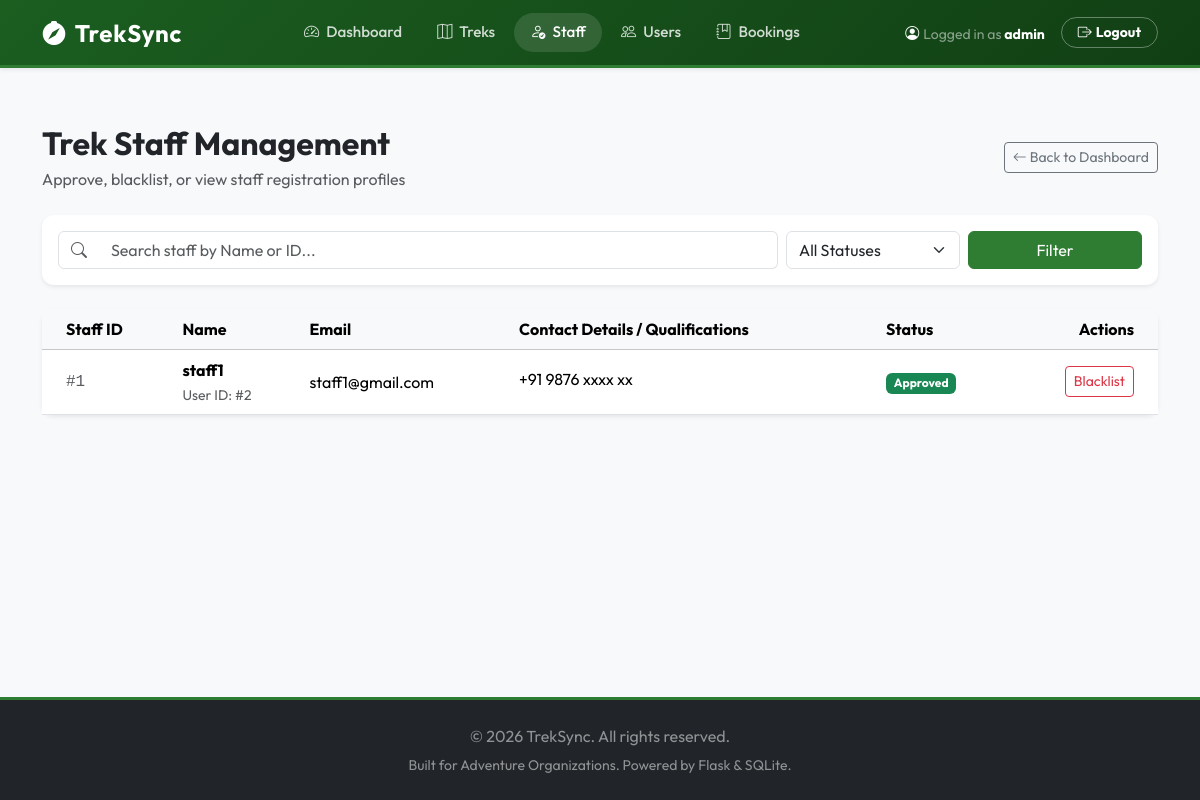
The app's page /admin/staff (signed in) with its own data.
### models.py (models this page shows, shortened)
class User(db.Model, UserMixin):
    __tablename__ = 'user'
    id = db.Column(db.Integer, primary_key=True)
    username = db.Column(db.String(80), unique=True, nullable=False)
    email = db.Column(db.String(120), unique=True, nullable=False)
    password_hash = db.Column(db.String(255), nullable=False)
    role = db.Column(db.String(20), nullable=False)  # 'admin', 'staff', 'trekker'
    is_active = db.Column(db.Boolean, default=True)  # Admin can deactivate
    is_blacklisted = db.Column(db.Boolean, default=False)  # Admin can blacklist
    profile = db.relationship('StaffProfile', back_populates='user', uselist=False, cascade="all, delete-orphan")
    bookings = db.relationship('Booking', back_populates='user', cascade="all, delete-orphan")
    assigned_treks = db.relationship('Trek', back_populates='staff', foreign_keys='Trek.staff_id')

class StaffProfile(db.Model):
    __tablename__ = 'staff_profile'
    id = db.Column(db.Integer, primary_key=True)
    user_id = db.Column(db.Integer, db.ForeignKey('user.id'), nullable=False, unique=True)
    contact_details = db.Column(db.String(200), nullable=True)
    status = db.Column(db.String(20), default='pending')  # 'pending', 'approved', 'blacklisted'
    user = db.relationship('User', back_populates='profile')

### app.py (the view)
@app.route('/admin/staff')
@login_required
@admin_required
def admin_staff():
    search_query = request.args.get('q', '').strip()
    filter_status = request.args.get('status', '').strip()
    query = StaffProfile.query.join(User)
    if search_query:
        if search_query.isdigit():
            query = query.filter((User.username.like(f"%{search_query}%")) | (StaffProfile.id == int(search_query)))
        else:
            query = query.filter(User.username.like(f"%{search_query}%"))
    if filter_status:
        query = query.filter(StaffProfile.status == filter_status)
    staff_profiles = query.all()
    return render_template('admin/staff.html', staff_profiles=staff_profiles, search_query=search_query, filter_status=filter_status)

### app.py (called while the page is built)
@login_manager.user_loader
def load_user(user_id):
    return User.query.get(int(user_id))

def admin_required(f):
    @wraps(f)
    def decorated_function(*args, **kwargs):
        if not current_user.is_authenticated or current_user.role != 'admin':
            flash('Access denied. Admin role required.', 'error')
            return redirect(url_for('home'))
        return f(*args, **kwargs)
    return decorated_function

### templates/admin/staff.html (shortened to what this page needs)
{% extends "base.html" %}
{% block content %}
<div class="container">
    <div class="d-flex flex-column flex-md-row justify-content-between align-items-md-center gap-3 mb-4">
        <div>
            <h1 class="h2 fw-bold mb-1">Trek Staff Management</h1>
            <p class="text-muted mb-0">Approve, blacklist, or view staff registration profiles</p>
        </div>
        <a href="{{ url_for('admin_dashboard') }}" class="btn btn-outline-secondary btn-sm align-self-start align-self-md-center">
            <i class="bi bi-arrow-left"></i> Back to Dashboard
        </a>
    </div>
    <div class="card border-0 shadow-sm mb-4">
        <div class="card-body p-3">
            <form action="{{ url_for('admin_staff') }}" method="GET" class="row g-2 align-items-center">
                <div class="col-md-8">
                    <div class="input-group">
                        <span class="input-group-text bg-white"><i class="bi bi-search text-muted"></i></span>
                        <input type="text" name="q" class="form-control border-start-0" placeholder="Search staff by Name or ID..." value="{{ search_query }}">
                    </div>
                </div>
                <div class="col-md-2">
                    <select name="status" class="form-select">
                        <option value="">All Statuses</option>
                    </select>
                </div>
                <div class="col-md-2">
                    <button type="submit" class="btn btn-success w-100">Filter</button>
                </div>
            </form>
        </div>
    </div>
    <div class="card border-0 shadow-sm">
        <div class="card-body p-0">
            {% if staff_profiles %}
                <div class="table-responsive">
                    <table class="table table-hover align-middle mb-0">
                        <thead class="table-light">
                            <tr>
                                <th class="ps-4">Staff ID</th>
                                <th>Name</th>
                                <th>Email</th>
                                <th>Contact Details / Qualifications</th>
                                <th>Status</th>
                                <th class="text-end pe-4">Actions</th>
                            </tr>
                        </thead>
                        <tbody>
                            {% for profile in staff_profiles %}
                                <tr>
                                    <td class="ps-4 font-monospace text-muted">#{{ profile.id }}</td>
                                    <td>
                                        <div class="fw-bold">{{ profile.user.username }}</div>
                                        <small class="text-muted">User ID: #{{ profile.user.id }}</small>
                                    </td>
                                    <td>{{ profile.user.email }}</td>
                                    <td>
                                        <span class="d-inline-block text-truncate" style="max-width: 250px;" title="{{ profile.contact_details }}">
                                            {{ profile.contact_details or 'N/A' }}
                                        </span>
                                    </td>
                                    <td>
                                        <span class="badge text-capitalize
                                            {% if profile.status == 'approved' %}bg-success
                                            {% elif profile.status == 'pending' %}bg-warning text-dark
                                            {% else %}bg-danger{% endif %}">
                                            {{ profile.status }}
                                        </span>
                                    </td>
                                    <td class="text-end pe-4">
                                        <div class="d-flex justify-content-end gap-1">
                                            {% if profile.status != 'blacklisted' %}
                                                <form action="{{ url_for('admin_blacklist_staff', profile_id=profile.id) }}" method="POST" onsubmit="return confirm('Are you sure you want to blacklist this staff member? This will restrict their access.');">
                                                    <button type="submit" class="btn btn-sm btn-outline-danger">Blacklist</button>
                                                </form>
                                            {% else %}
                                                <form action="{{ url_for('admin_approve_staff', profile_id=profile.id) }}" method="POST">
                                                    <button type="submit" class="btn btn-sm btn-outline-success">Unblacklist</button>
                                                </form>
                                            {% endif %}
                                        </div>
                                    </td>
                                </tr>
                            {% endfor %}
                        </tbody>
                    </table>
                </div>
            {% else %}
                <div class="p-5 text-center text-muted">
                    <i class="bi bi-people fs-1 mb-2 d-block"></i>
                    No staff profiles found matching the criteria.
                </div>
            {% endif %}
        </div>
    </div>
</div>
{% endblock %}

### templates/base.html (shortened to what this page needs)
<!DOCTYPE html>
<html lang="en">
<head>
    <link href="https://cdn.jsdelivr.net/npm/bootstrap@5.3.2/dist/css/bootstrap.min.css" rel="stylesheet">
    <link href="https://cdn.jsdelivr.net/npm/bootstrap-icons@1.11.1/font/bootstrap-icons.css" rel="stylesheet">
    <link rel="stylesheet" href="{{ url_for('static', filename='css/style.css') }}">
</head>
<body class="bg-light">
    <nav class="navbar navbar-expand-lg navbar-dark navbar-custom shadow-sm">
        <div class="container">
            <a class="navbar-brand d-flex align-items-center" href="{{ url_for('home') }}">
                <i class="bi bi-compass-fill me-2 fs-4 text-white"></i>
                <span class="fw-bold tracking-wide">TrekSync</span>
            </a>
            <div class="collapse navbar-collapse" id="navbarNav">
                <ul class="navbar-nav mx-auto align-items-center">
                    {% if current_user.is_authenticated %}
                        {% if current_user.role == 'admin' %}
                            <li class="nav-item">
                                <a class="nav-link {% if request.path == url_for('admin_dashboard') %}active{% endif %}" href="{{ url_for('admin_dashboard') }}">
                                    <i class="bi bi-speedometer2"></i> Dashboard
                                </a>
                            </li>
                            <li class="nav-item">
                                <a class="nav-link {% if request.path == url_for('admin_treks') %}active{% endif %}" href="{{ url_for('admin_treks') }}">
                                    <i class="bi bi-map"></i> Treks
                                </a>
                            </li>
                            <li class="nav-item">
                                <a class="nav-link {% if request.path == url_for('admin_staff') %}active{% endif %}" href="{{ url_for('admin_staff') }}">
                                    <i class="bi bi-person-check"></i> Staff
                                </a>
                            </li>
                            <li class="nav-item">
                                <a class="nav-link {% if request.path == url_for('admin_users') %}active{% endif %}" href="{{ url_for('admin_users') }}">
                                    <i class="bi bi-people"></i> Users
                                </a>
                            </li>
                            <li class="nav-item">
                                <a class="nav-link {% if request.path == url_for('admin_bookings') %}active{% endif %}" href="{{ url_for('admin_bookings') }}">
                                    <i class="bi bi-journal-bookmark"></i> Bookings
                                </a>
                            </li>
                        {% endif %}
                    {% else %}
                        <li class="nav-item">
                            <a class="nav-link {% if request.path == url_for('home') %}active{% endif %}" href="{{ url_for('home') }}">Home</a>
                        </li>
                    {% endif %}
                </ul>
                <ul class="navbar-nav align-items-center">
                    {% if current_user.is_authenticated %}
                        <li class="nav-item me-3 d-none d-lg-block">
                            <span class="text-white-50 small">
                                <i class="bi bi-person-circle text-white me-1"></i>Logged in as <strong class="text-white">{{ current_user.username }}</strong>
                            </span>
                        </li>
                        <li class="nav-item">
                            <a class="btn btn-logout btn-sm px-3 rounded-pill fw-bold" href="{{ url_for('logout') }}">
                                <i class="bi bi-box-arrow-right me-1"></i>Logout
                            </a>
                        </li>
                    {% endif %}
                </ul>
            </div>
        </div>
    </nav>
    <main class="py-4">
        {% block content %}{% endblock %}
    </main>
    <footer class="footer bg-dark text-white-50 py-4 mt-auto">
        <div class="container text-center">
            <p class="mb-1">&copy; 2026 TrekSync. All rights reserved.</p>
            <small>Built for Adventure Organizations. Powered by Flask & SQLite.</small>
        </div>
    </footer>
</body>
</html>

### static/css/style.css (style rules this page uses)
:root { --primary-color: #2e7d32; --primary-dark: #1b5e20; --primary-light: #e8f5e9; --accent-color: #f57c00; --dark-bg: #121212; --card-shadow: 0 4px 20px rgba(0, 0, 0, 0.05); --card-shadow-hover: 0 8px 30px rgba(0, 0, 0, 0.12); }
body { font-family: 'Outfit', sans-serif; background-color: #f8f9fa; display: flex; flex-direction: column; min-height: 100vh; }
h1, h2, h3, h4, h5, h6 { font-weight: 700; color: #212529; }
.navbar-custom { background: linear-gradient(135deg, #1b5e20 0%, #113f14 100%) !important; box-shadow: 0 4px 15px rgba(0, 0, 0, 0.15); border-bottom: 3px solid #2e7d32; padding: 0.6rem 1.5rem; }
.navbar-custom .navbar-brand { font-size: 1.5rem; font-weight: 800; letter-spacing: 0.8px; color: #ffffff !important; }
.navbar-custom .nav-link { color: rgba(255, 255, 255, 0.8) !important; font-weight: 500; font-size: 0.95rem; padding: 0.5rem 1rem !important; border-radius: 20px; margin: 0 0.1rem; transition: all 0.2s ease-in-out; }
.navbar-custom .nav-link:hover, .navbar-custom .nav-link.active { color: #ffffff !important; background-color: rgba(255, 255, 255, 0.12); }
.navbar-custom .nav-link i { margin-right: 4px; }
.navbar-custom .btn-logout { border: 1px solid rgba(255, 255, 255, 0.35); color: #ffffff; background: transparent; transition: all 0.25s ease; }
.btn-success { background-color: var(--primary-color); border-color: var(--primary-color); transition: all 0.3s ease; }
.card { border: none; border-radius: 12px; box-shadow: var(--card-shadow); transition: transform 0.3s ease, box-shadow 0.3s ease; }
.footer { border-top: 3px solid var(--primary-color); }

### records on screen
User: username "admin"
StaffProfile: id "1", user.username "staff1", user.id "2", user.email "staff1@gmail.com", contact_details "+91 9876 xxxx xx", status "Approved"
